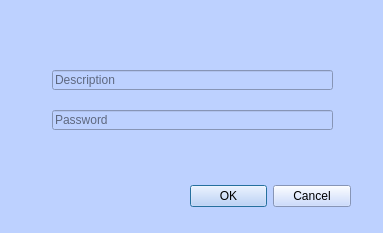
<?xml version="1.0" encoding="UTF-8"?>
<ui version="4.0">
 <class>Dialog</class>
 <widget class="QDialog" name="Dialog">
  <property name="geometry">
   <rect>
    <x>0</x>
    <y>0</y>
    <width>383</width>
    <height>233</height>
   </rect>
  </property>
  <property name="windowTitle">
   <string>Add Entry</string>
  </property>
  <property name="styleSheet">
   <string notr="true">background-color:rgb(189, 209, 255)</string>
  </property>
  <widget class="QDialogButtonBox" name="buttonBox">
   <property name="geometry">
    <rect>
     <x>190</x>
     <y>180</y>
     <width>161</width>
     <height>32</height>
    </rect>
   </property>
   <property name="orientation">
    <enum>Qt::Horizontal</enum>
   </property>
   <property name="standardButtons">
    <set>QDialogButtonBox::Cancel|QDialogButtonBox::Ok</set>
   </property>
  </widget>
  <widget class="QLineEdit" name="lineEdit_Description">
   <property name="geometry">
    <rect>
     <x>52</x>
     <y>70</y>
     <width>281</width>
     <height>20</height>
    </rect>
   </property>
   <property name="focusPolicy">
    <enum>Qt::NoFocus</enum>
   </property>
   <property name="readOnly">
    <bool>false</bool>
   </property>
   <property name="placeholderText">
    <string>Description</string>
   </property>
  </widget>
  <widget class="QLineEdit" name="lineEdit_Password">
   <property name="geometry">
    <rect>
     <x>52</x>
     <y>110</y>
     <width>281</width>
     <height>20</height>
    </rect>
   </property>
   <property name="placeholderText">
    <string>Password</string>
   </property>
  </widget>
 </widget>
 <resources/>
 <connections>
  <connection>
   <sender>buttonBox</sender>
   <signal>accepted()</signal>
   <receiver>Dialog</receiver>
   <slot>accept()</slot>
   <hints>
    <hint type="sourcelabel">
     <x>248</x>
     <y>254</y>
    </hint>
    <hint type="destinationlabel">
     <x>157</x>
     <y>274</y>
    </hint>
   </hints>
  </connection>
  <connection>
   <sender>buttonBox</sender>
   <signal>rejected()</signal>
   <receiver>Dialog</receiver>
   <slot>reject()</slot>
   <hints>
    <hint type="sourcelabel">
     <x>316</x>
     <y>260</y>
    </hint>
    <hint type="destinationlabel">
     <x>286</x>
     <y>274</y>
    </hint>
   </hints>
  </connection>
 </connections>
</ui>
